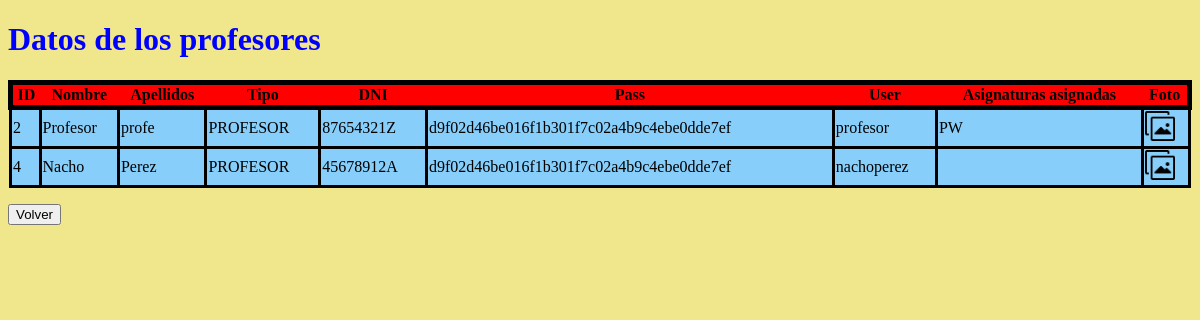
The page /src/verProfesor.php on the database as committed earlier.
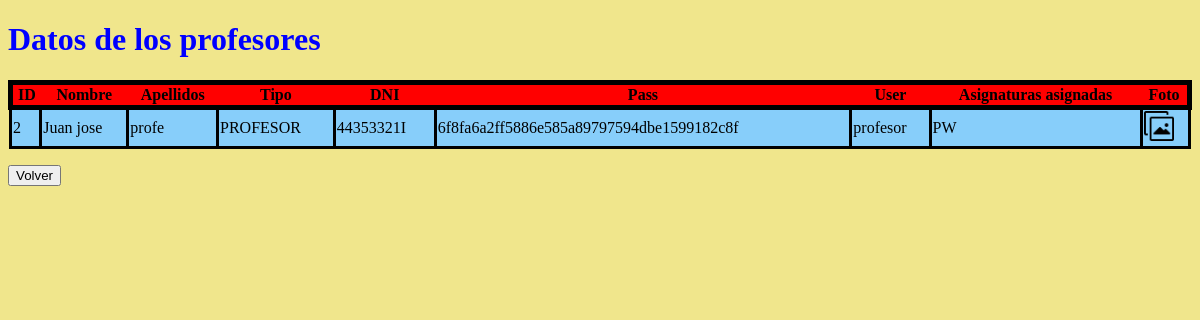
The same page on the database as committed later.
### tables this page shows
CREATE TABLE `persona` (
  `ID` int NOT NULL,
  `NOMBRE` varchar(25) NOT NULL,
  `APELLIDOS` varchar(45) NOT NULL,
  `TIPO` enum('ALUMNO','PROFESOR','ADMIN') NOT NULL,
  `DNI` varchar(9) NOT NULL,
  `PASS` varchar(25) DEFAULT NULL,
  `USER` varchar(20) NOT NULL,
  `FOTO` varchar(100) NOT NULL DEFAULT 'default.jpg'
);

CREATE TABLE `profesor` (
  `ASIGASOC` varchar(150) NOT NULL,
  `DNI` varchar(9) NOT NULL
);

### src/verProfesor.php (the view, shortened to what this page needs)
<!DOCTYPE html>
<html>
    <head>
        <link href="../templates/tabla.css" rel="stylesheet" type="text/css">
    </head>
    <body>
    <h1 style= "color: blue;">Datos de los profesores</h1>
    <?php
         $conexionadmin = mysqli_connect('localhost','root', '777303', 'universidad');
        $consulta = mysqli_query($conexionadmin, "SELECT * FROM persona where TIPO='PROFESOR'");
        $consultaprof = mysqli_query($conexionadmin, "SELECT * FROM profesor");
        $numcol = mysqli_num_rows($consulta);
        for( $i = 0 ; $i < $numcol ; $i++ ){
            $fila = mysqli_fetch_array($consulta);
            $filaprof = mysqli_fetch_array($consultaprof);
            if($i == 0){
                echo " <table class=\"encabezado\" >
                <tr class = \"titulos\">
                <th>ID</th>
                <th>Nombre</th>
                <th>Apellidos</th>
                <th>Tipo</th>
                <th>DNI</th>
                <th>Pass</th>
                <th>User</th>
                <th>Asignaturas asignadas</th>
                <th>Foto</th>
                </tr>";
            }
                $filename = $fila['FOTO'];
                $dir = "../imgs/".$filename ;
                $matr =str_replace(",", " ", $filaprof['ASIGASOC'] );
                echo
                "<tr class=\"filas\" >
                <td> ".$fila['ID']." </td>
                <td> ".$fila['NOMBRE']." </td>
                <td> ".$fila['APELLIDOS']." </td>
                <td> ".$fila['TIPO']." </td>
                <td> ".$fila['DNI']." </td>
                <td> ".sha1($fila['PASS'])." </td>
                <td> ".$fila['USER']." </td>
                <td> ".$matr."</td>
                <td> <a href=$dir>";
                if($filename != null)
                    echo "<img src=\"../imgs/img.png\" width=\"30px\" height=\"30px\" /> </a> </td>";
                echo "<tr>";
        }
        echo "</table></div>";
        echo " <br>   <form action=\"./paneladmin.php\" >
        <input type=\"submit\" value=\"Volver\" />
        </form>";
    ?>
    </body>
</html>

### templates/tabla.css (style rules this page uses)
body { background-color :khaki; }
.encabezado { table-layout: auto; width: 100%; border: 10px black; border-collapse: collapse; }
.filas { border: black 3px solid; background-color:lightskyblue; }
.titulos { border: black 5px solid; background-color: red; }
td { border: black 3px solid; }

Rows that differ between the two databases and show on the page:
removed persona: ID "4", NOMBRE "Nacho", APELLIDOS "Perez", TIPO "PROFESOR", DNI "45678912A", PASS "d9f02d46be016f1b301f7c02a4b9c4ebe0dde7ef", USER "nachoperez"
changed persona "profe": NOMBRE "Profesor" → "Juan jose"; DNI "87654321Z" → "44353321I"; PASS "d9f02d46be016f1b301f7c02a4b9c4ebe0dde7ef" → "6f8fa6a2ff5886e585a89797594dbe1599182c8f"
